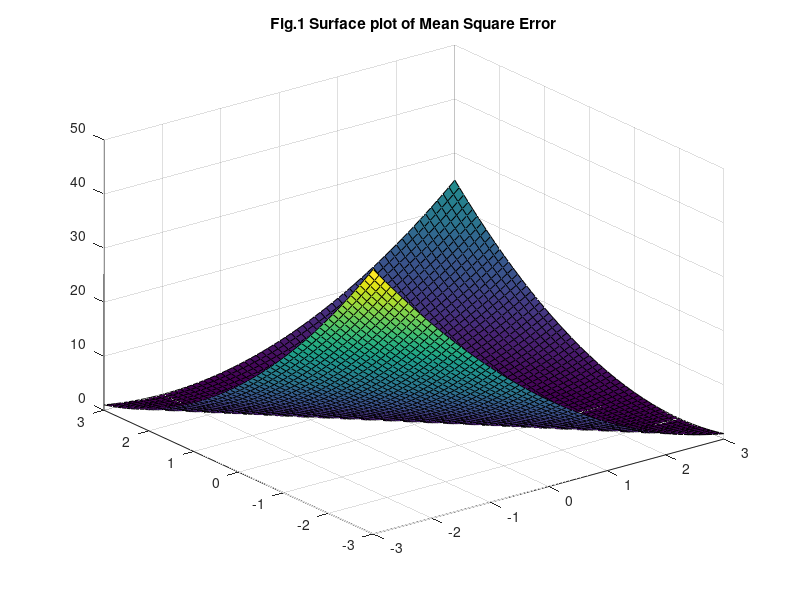
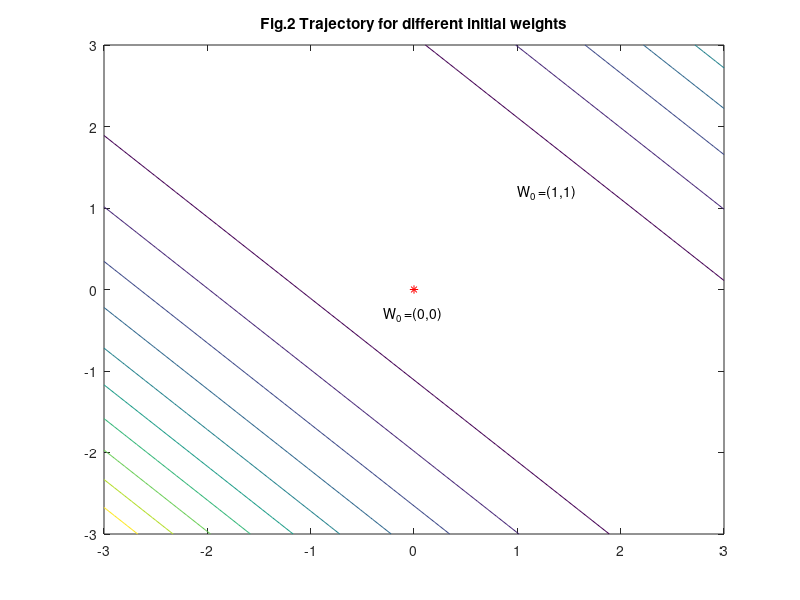

Source code (MATLAB) for these figures, in order: (Note: this script raises an error after producing the figures.)
clear
[X,Y] = meshgrid(-3 : .1 : 3);
F = 1 - 2 * (X + Y) + (X + Y).^2;
surf(X,Y,F)
title('Fig.1 Surface plot of Mean Square Error');
figure;
contour(X,Y,F)
title('Fig.2 Trajectory for different initial weights');
hold on;

%Initialize data
P = [1 -1;1 -1];
T = [1 -1];
alfa = 0.2;
W1 = [0;0];
W2 = [1;1];
for k = 1 : 2
   if (k == 1)
      W = W1;
   else
      W = W2;
   end
   plot(W(1), W(2),'r*')
   text(-0.3,-0.3,'W_0 =(0,0)');
   text(1,1.2,'W_0 =(1,1)');
   
	%Train the network
	for step = 1 : 20
   	for i = 1 : 2
      	a = purelin(W' * P(:,i));
      	e = T(i) - a;
      	W = W + 2 * alfa * e * P(:,i);
         if (k == 1)
            plot(W(1), W(2),'k.')
            W1 = W;
         else 
            plot(W(1), W(2),'b+')
            W2 = W;
         end
   	end
	end
end
W1
W2
hold off;  
